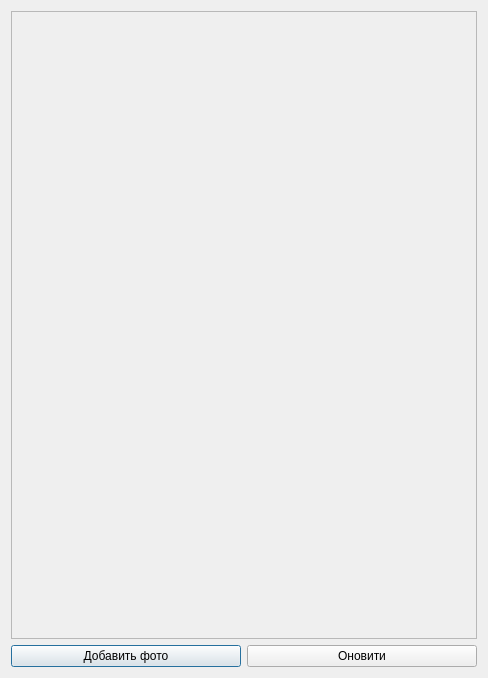
<?xml version="1.0" encoding="UTF-8"?>
<ui version="4.0">
 <class>PhotoList</class>
 <widget class="QDialog" name="PhotoList">
  <property name="geometry">
   <rect>
    <x>0</x>
    <y>0</y>
    <width>488</width>
    <height>678</height>
   </rect>
  </property>
  <property name="windowTitle">
   <string>Dialog</string>
  </property>
  <layout class="QGridLayout" name="gridLayout">
   <item row="1" column="0">
    <widget class="QPushButton" name="loadButton">
     <property name="text">
      <string>Добавить фото</string>
     </property>
    </widget>
   </item>
   <item row="1" column="1">
    <widget class="QPushButton" name="updateButton">
     <property name="text">
      <string>Оновити</string>
     </property>
    </widget>
   </item>
   <item row="0" column="0" colspan="2">
    <widget class="QScrollArea" name="scrollArea">
     <property name="widgetResizable">
      <bool>true</bool>
     </property>
     <widget class="QWidget" name="scrollAreaWidgetContents">
      <property name="geometry">
       <rect>
        <x>0</x>
        <y>0</y>
        <width>468</width>
        <height>629</height>
       </rect>
      </property>
     </widget>
    </widget>
   </item>
  </layout>
 </widget>
 <resources/>
 <connections/>
</ui>
